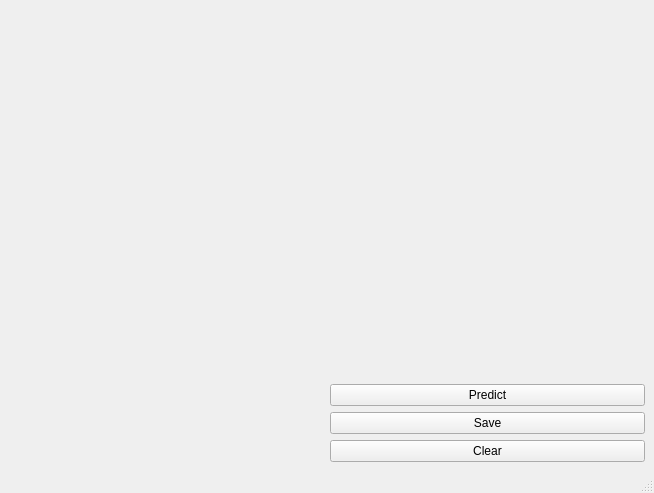
<?xml version="1.0" encoding="UTF-8"?>
<ui version="4.0">
 <class>MainWindow</class>
 <widget class="QMainWindow" name="MainWindow">
  <property name="geometry">
   <rect>
    <x>0</x>
    <y>0</y>
    <width>654</width>
    <height>493</height>
   </rect>
  </property>
  <property name="windowTitle">
   <string>MainWindow</string>
  </property>
  <widget class="QWidget" name="centralwidget">
   <layout class="QGridLayout" name="gridLayout_3">
    <item row="0" column="0">
     <layout class="QGridLayout" name="gridLayout_2">
      <item row="0" column="0">
       <widget class="QWidget" name="paintWidget" native="true"/>
      </item>
      <item row="0" column="1">
       <layout class="QGridLayout" name="gridLayout">
        <item row="0" column="0">
         <widget class="QLabel" name="numberLabel">
          <property name="styleSheet">
           <string notr="true">font: 36pt &quot;STHeiti&quot;;</string>
          </property>
          <property name="text">
           <string/>
          </property>
          <property name="alignment">
           <set>Qt::AlignCenter</set>
          </property>
         </widget>
        </item>
        <item row="1" column="0">
         <layout class="QVBoxLayout" name="verticalLayout">
          <item>
           <widget class="QPushButton" name="predictButton">
            <property name="text">
             <string>Predict</string>
            </property>
           </widget>
          </item>
          <item>
           <widget class="QPushButton" name="saveButton">
            <property name="text">
             <string>Save</string>
            </property>
           </widget>
          </item>
          <item>
           <widget class="QPushButton" name="clearButton">
            <property name="text">
             <string>Clear</string>
            </property>
           </widget>
          </item>
         </layout>
        </item>
       </layout>
      </item>
     </layout>
    </item>
   </layout>
  </widget>
  <widget class="QStatusBar" name="statusbar"/>
 </widget>
 <resources/>
 <connections/>
</ui>
